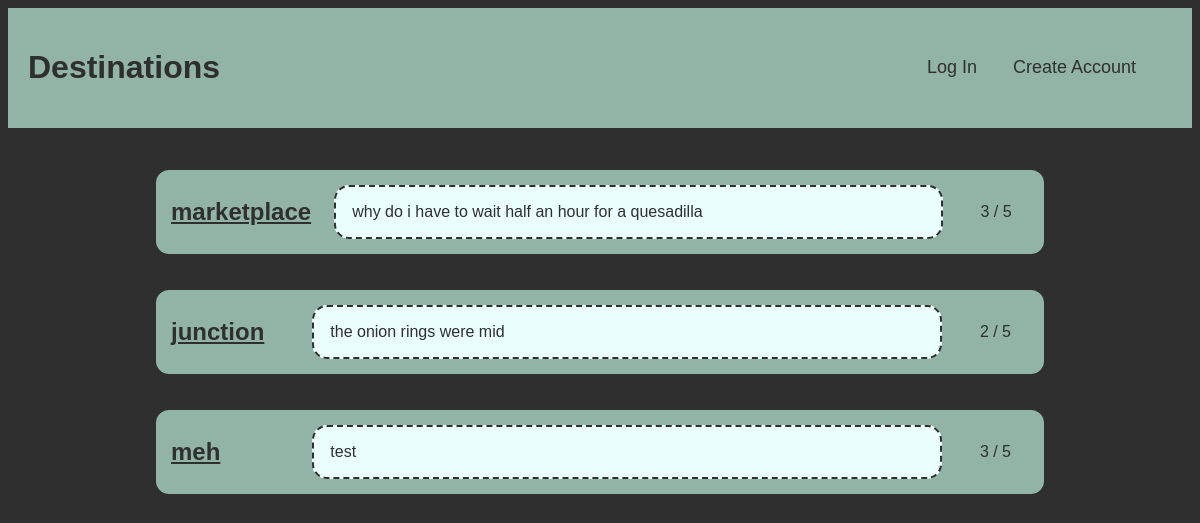
The app's page /, older data.
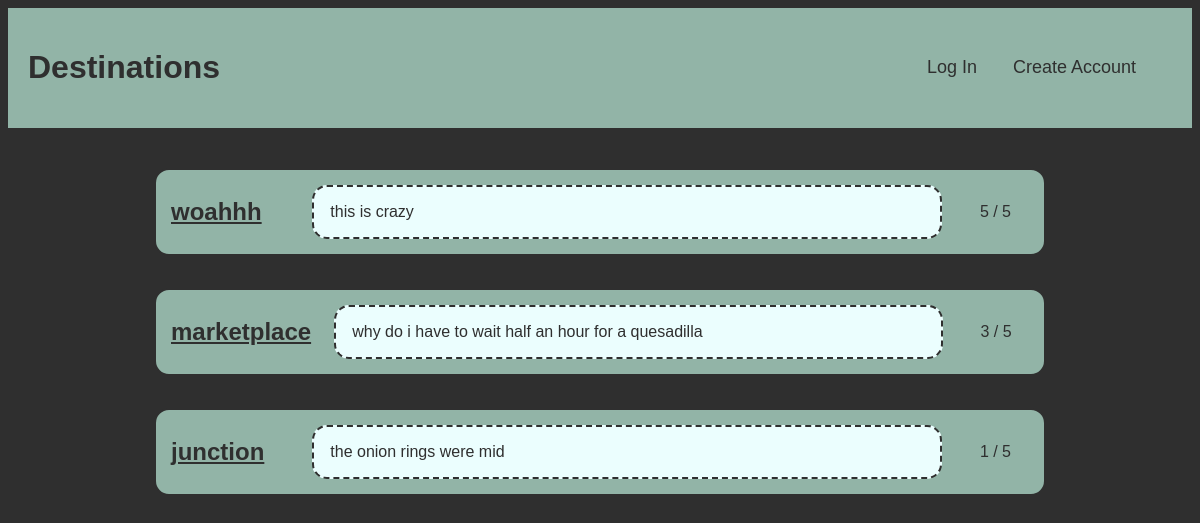
The same page, newer data.
### destinationsApp/models.py (models this page shows)
class Destination(models.Model):
    name= models.TextField()
    review = models.TextField(blank=True)
    rating = models.IntegerField(default=3)
    share_publically = models.BooleanField()
    user =models.ForeignKey(User, on_delete=models.CASCADE)

### destinationsApp/views.py (the view)
# urls.py: path("", views.index, name="index"),
def index(request):
    token = request.COOKIES.get('session_token')
    if token:
        links = [
            {"name": "Home", "url": "/"},
            {"name":"Profile", "url":"destinations"},
            {"name":"Log Out","url": "/sessions/destroy"}
            ]
    else:
        links = [
            {"name": "Log In", "url": "sessions/new"},
            {"name": "Create Account", "url": "users/new"},
        ]
    destinations = Destination.objects.filter(share_publically=True).order_by('-id')[:5]
    return render(request, "Destinations/index.html",{"links":links, 'destinations': destinations})

### destinationsApp/templates/Destinations/index.html (shortened to what this page needs)
{% load static %}
<!DOCTYPE html>
<html lang="en">
<head>
    <link rel="stylesheet" href="{% static 'Destinations/styles.css' %}" />
    <link rel="stylesheet" href="{% static 'Destinations/destinations.css' %}" />
</head>
<body>
    <header class="page-title">
        <h1 >Destinations</h1>
        <section id="links">
            {%for link in links%}
            <a href={{link.url}} class="new-link">{{link.name}}</a>
            {% endfor %}
        </section>
    </header>
    <div class="spacer"></div>
    <section id="review-container">
        {%if destinations%}
            {%for destination in destinations%}
            <div class="review-block">
                <h2 class="place">{{destination.name}}</h2>
                <div class="review">{{destination.review}}</div>
                <div class="rating">{{destination.rating}} / 5</div>
            </div>
            {% endfor %}
        {% else %}
            <p>No destinations yet!</p>
        {%endif%}
    </section>
</body>
</html>

Row changes from the older to the newer data that the page shows:
no longer on this page (row edited): Destination: name "meh", review "test", rating "3"
added Destination: name "woahhh", review "this is crazy", rating "5"
changed Destination "junction": rating "2" → "1"
